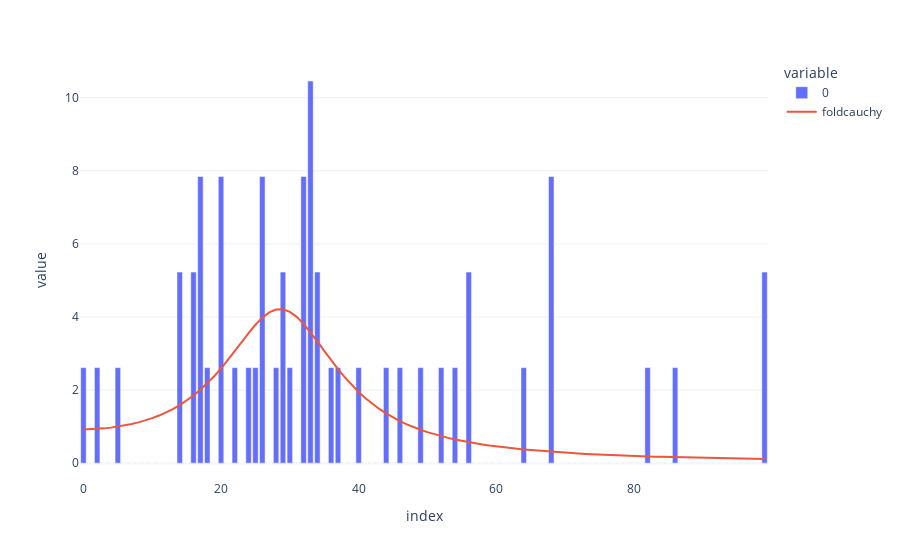

This figure's notebook cell:
### Code cell
f = Fitter(data_1,)
f.fit()

fig = px.bar(f.y, labels=['amostra'])

counter = 0

list_colors = px.colors.qualitative.Pastel + px.colors.qualitative.Pastel2 + px.colors.qualitative.Set3 + px.colors.qualitative.Set2 + px.colors.qualitative.Set1 + px.colors.qualitative.Light24 + px.colors.qualitative.Dark24  + px.colors.qualitative.Light24 + px.colors.qualitative.Dark24  + px.colors.qualitative.Light24 + px.colors.qualitative.Dark24  + px.colors.qualitative.Light24 + px.colors.qualitative.Dark24  + px.colors.qualitative.Light24 + px.colors.qualitative.Dark24

name = list(f.get_best().keys())[0]

fig = px.bar(f.y, labels=['amostra'])

fig.add_trace(
    go.Scatter(
        y=f.fitted_pdf[name],
        name=name
    )
)
fig.show()


#for name in f.fitted_pdf:
#    fig.add_trace(
#        go.Scatter(
#            y=f.fitted_pdf[name],
#            name=name,
#            marker=dict(color = list_colors[counter])
#        )    
#    )
#    counter += 1
#fig.show()

### Figure 1 — Plotly figure (JSON) as saved in the notebook; plotly's stock layout.template omitted (floating-point values rounded to 4 significant figures)
{"data": [{"alignmentgroup": "True", "hovertemplate": "variable=0<br>index=%{x}<br>value=%{y}<extra></extra>", "legendgroup": "0", "marker": {"color": "#636efa", "pattern": {"shape": ""}}, "name": "0", "offsetgroup": "0", "orientation": "v", "showlegend": true, "textposition": "auto", "type": "bar", "x": [0, 1, 2, 3, 4, 5, 6, 7, 8, 9, 10, 11, 12, 13, 14, 15, 16, 17, 18, 19, 20, 21, 22, 23, 24, 25, 26, 27, 28, 29, 30, 31, 32, 33, 34, 35, 36, 37, 38, 39, 40, 41, 42, 43, 44, 45, 46, 47, 48, 49, 50, 51, 52, 53, 54, 55, 56, 57, 58, 59, 60, 61, 62, 63, 64, 65, 66, 67, 68, 69, 70, 71, 72, 73, 74, 75, 76, 77, 78, 79, 80, 81, 82, 83, 84, 85, 86, 87, 88, 89, 90, 91, 92, 93, 94, 95, 96, 97, 98, 99], "xaxis": "x", "y": [2.614, 0, 2.614, 0, 0, 2.614, 0, 0, 0, 0, 0, 0, 0, 0, 5.229, 0, 5.229, 7.843, 2.614, 0, 7.843, 0, 2.614, 0, 2.614, 2.614, 7.843, 0, 2.614, 5.229, 2.614, 0, 7.843, 10.46, 5.229, 0, 2.614, 2.614, 0, 0, 2.614, 0, 0, 0, 2.614, 0, 2.614, 0, 0, 2.614, 0, 0, 2.614, 0, 2.614, 0, 5.229, 0, 0, 0, 0, 0, 0, 0, 2.614, 0, 0, 0, 7.843, 0, 0, 0, 0, 0, 0, 0, 0, 0, 0, 0, 0, 0, 2.614, 0, 0, 0, 2.614, 0, 0, 0, 0, 0, 0, 0, 0, 0, 0, 0, 0, 5.229], "yaxis": "y"}, {"name": "foldcauchy", "type": "scatter", "y": [0.9218, 0.9267, 0.9367, 0.9517, 0.9722, 0.9983, 1.03, 1.069, 1.115, 1.169, 1.231, 1.303, 1.386, 1.48, 1.588, 1.711, 1.85, 2.006, 2.182, 2.376, 2.59, 2.82, 3.064, 3.314, 3.56, 3.788, 3.982, 4.125, 4.204, 4.21, 4.14, 4.004, 3.812, 3.583, 3.332, 3.073, 2.818, 2.574, 2.346, 2.137, 1.947, 1.775, 1.621, 1.483, 1.36, 1.25, 1.151, 1.063, 0.9836, 0.9124, 0.8484, 0.7907, 0.7384, 0.691, 0.648, 0.6088, 0.5731, 0.5403, 0.5103, 0.4828, 0.4574, 0.434, 0.4123, 0.3923, 0.3737, 0.3564, 0.3403, 0.3253, 0.3113, 0.2982, 0.2859, 0.2744, 0.2636, 0.2534, 0.2439, 0.2348, 0.2263, 0.2183, 0.2107, 0.2035, 0.1966, 0.1901, 0.184, 0.1781, 0.1726, 0.1673, 0.1622, 0.1574, 0.1528, 0.1484, 0.1442, 0.1402, 0.1363, 0.1326, 0.1291, 0.1257, 0.1225, 0.1194, 0.1164, 0.1135]}], "layout": {"barmode": "relative", "legend": {"title": {"text": "variable"}, "tracegroupgap": 0}, "margin": {"t": 60}, "xaxis": {"anchor": "y", "domain": [0, 1], "title": {"text": "index"}}, "yaxis": {"anchor": "x", "domain": [0, 1], "title": {"text": "value"}}}}
